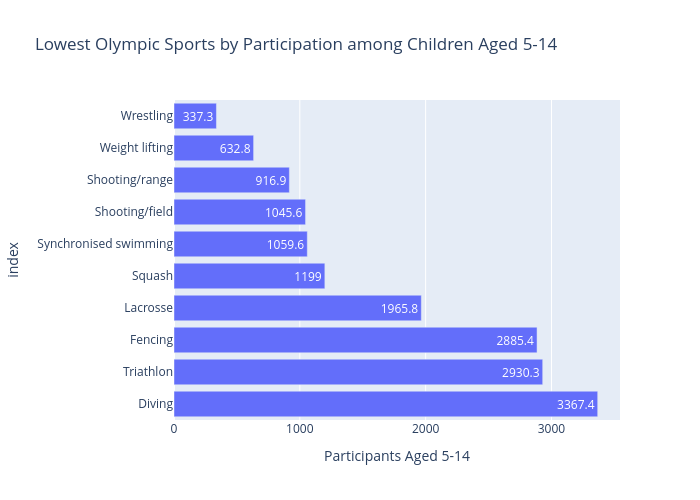

Notebook code cell kept with this figure:
### Markdown cell above
This table presents the Olympic sports with the lowest participation among children and adolescents aged 5–14, together with their gender participation patterns and adolescent representation.

**Key Findings**

- **Wrestling** recorded the lowest youth participation among Olympic sports (around 337 participants), with complete male dominance (male ratio = 1.00).

- **Weight lifting** also demonstrated extremely low participation (around 633 participants) and complete male dominance.

- **Shooting/range** and **Shooting/field** showed very limited participation (fewer than 1,100 participants), despite very high adolescent ratios (1.00).

### Code cell
low_participation['5-14'] = low_participation['5-14'].round(1)

fig = px.bar(
    low_participation,
    x='5-14',
    y=low_participation.index,
    orientation='h',
    text = '5-14',
    title='Lowest Olympic Sports by Participation among Children Aged 5-14',
    labels={
        '5-14': 'Participants Aged 5-14',
        'y': 'Sport'
    },
    width = 700,
    height = 500
)

fig.update_layout(yaxis={'categoryorder': 'total descending'})
fig.show()

### Figure 1 — Plotly figure (JSON) as saved in the notebook; plotly's stock layout.template omitted (floating-point values rounded to 4 significant figures)
{"data": [{"hovertemplate": "Participants Aged 5-14=%{text}<br>index=%{y}<extra></extra>", "legendgroup": "", "marker": {"color": "#636efa", "pattern": {"shape": ""}}, "name": "", "orientation": "h", "showlegend": false, "text": [337.3, 632.8, 916.9, 1046.0, 1060.0, 1199.0, 1966.0, 2885.0, 2930.0, 3367.0], "textposition": "auto", "type": "bar", "x": [337.3, 632.8, 916.9, 1046.0, 1060.0, 1199.0, 1966.0, 2885.0, 2930.0, 3367.0], "xaxis": "x", "y": ["Wrestling", "Weight lifting", "Shooting/range", "Shooting/field", "Synchronised swimming", "Squash", "Lacrosse", "Fencing", "Triathlon", "Diving"], "yaxis": "y"}], "layout": {"barmode": "relative", "height": 500, "legend": {"tracegroupgap": 0}, "title": {"text": "Lowest Olympic Sports by Participation among Children Aged 5-14"}, "width": 700, "xaxis": {"anchor": "y", "domain": [0, 1], "title": {"text": "Participants Aged 5-14"}}, "yaxis": {"anchor": "x", "categoryorder": "total descending", "domain": [0, 1], "title": {"text": "index"}}}}
